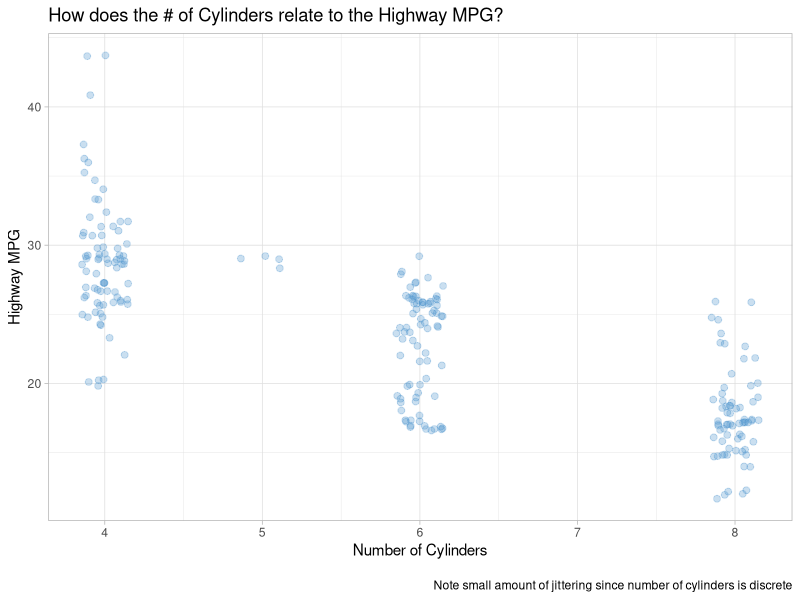
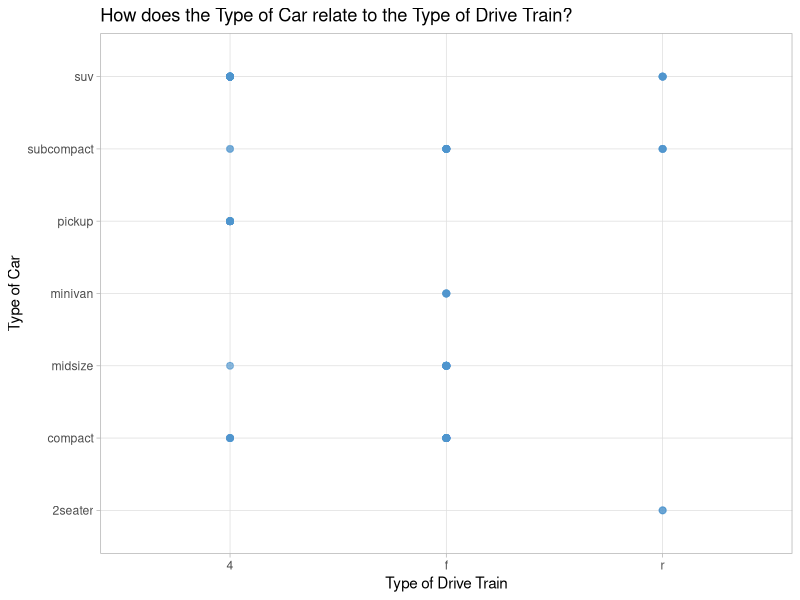
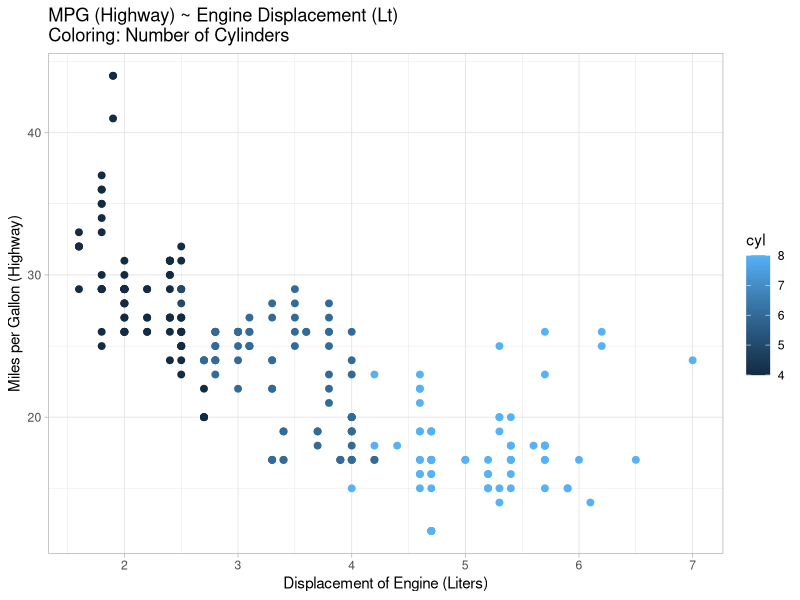
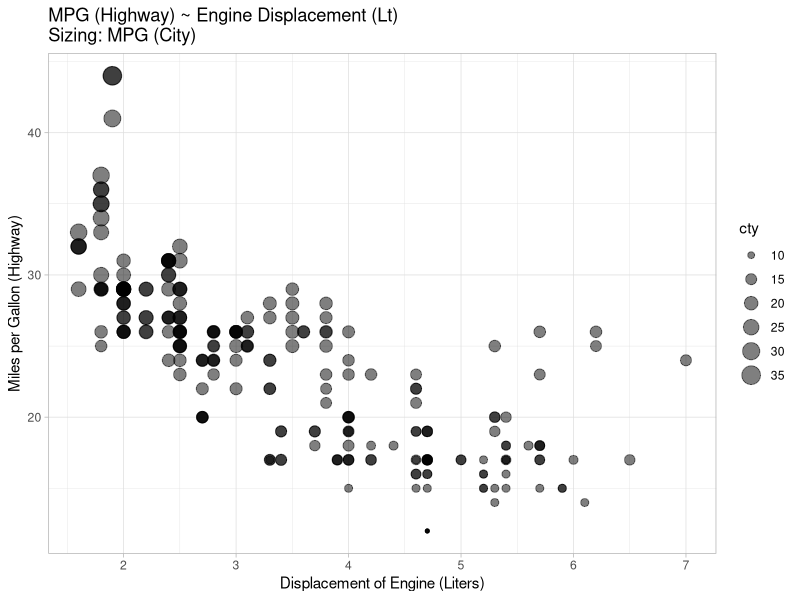
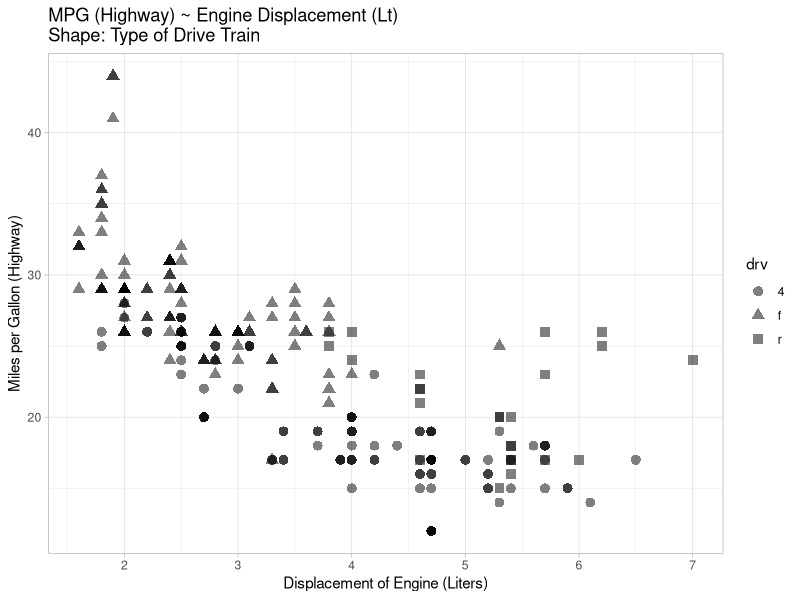
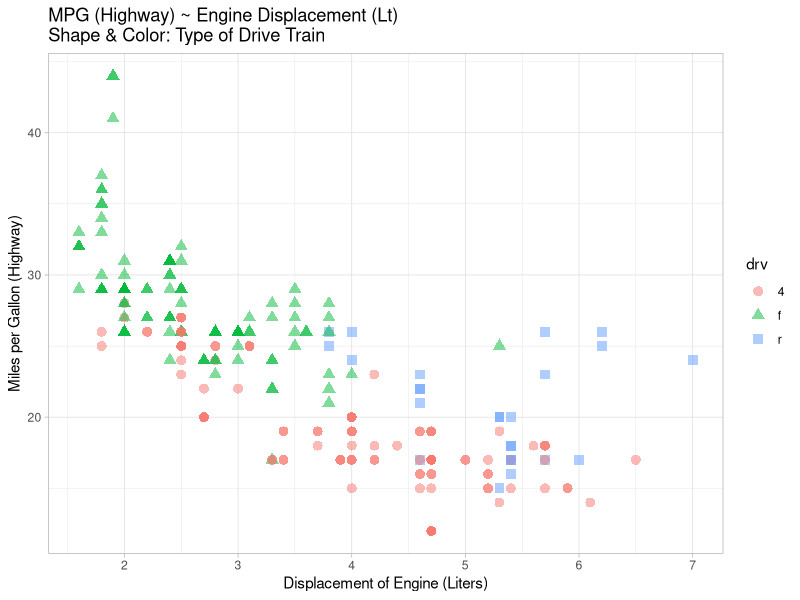
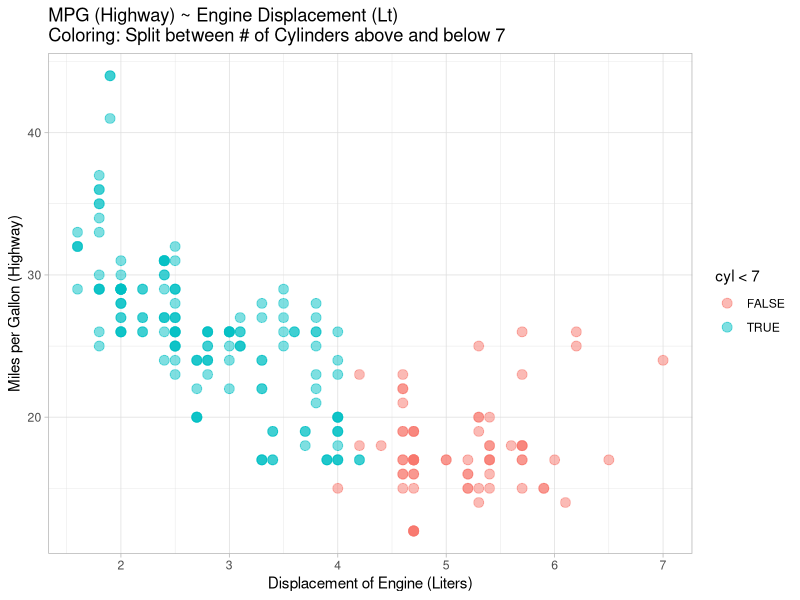
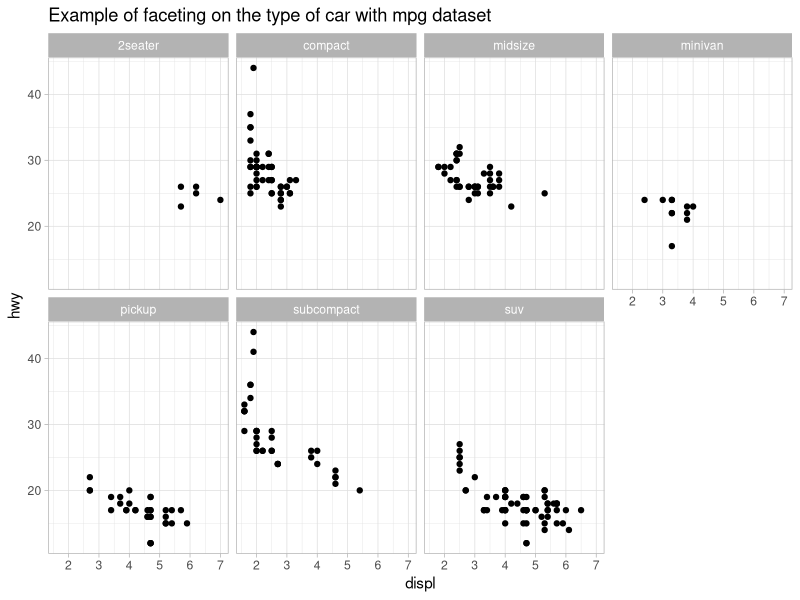

The R source for these figures, in order:
## ---- chunk 1
library(tidyverse) # get tidverse for piping
library(ggthemes) # themes for plots
## ---- chunk 2
theme_set(theme_light()) # set the theme

# ?mpg
mpg %>%
  
  # hwy vs. cyl
  ggplot(aes(x = cyl,
             y = hwy)
         ) +
  
  # add points with a little but of jitter to see overlap
  # since discrete number of cylinders
  geom_jitter(color = 'steelblue3', size = 2, alpha = 0.3,
              width = 0.15) + # add points
  
  # Labels
  labs(title = 'How does the # of Cylinders relate to the Highway MPG?',
       x     = 'Number of Cylinders',
       y     = 'Highway MPG',
       caption = '\nNote small amount of jittering since number of cylinders is discrete') +
  
  theme_get() # get the theme set before
## ---- chunk 3
# ?mpg
mpg %>%
  
  # hwy vs. cyl
  ggplot(aes(x = drv,
             y = class)
         ) +
  
  # add points
  geom_point(color = 'steelblue3', size = 2, alpha = 0.3) + 
  
  # Labels
  labs(title = 'How does the Type of Car relate to the Type of Drive Train?',
       x     = 'Type of Drive Train',
       y     = 'Type of Car') +
  
  theme_get() # get the theme set before
## ---- chunk 4
title_base = 'MPG (Highway) ~ Engine Displacement (Lt)\n'

# Create a base plot defined about with hwy ~ displ
plot_base <- mpg %>%
  
  # hwy vs. cyl
  ggplot(aes(x = displ,
             y = hwy 
             )
         ) +
  
  # Labels
  labs(x     = 'Displacement of Engine (Liters)',
       y     = 'Miles per Gallon (Highway)' ) +
  
  theme_get() # get the theme set before
## ---- chunk 5
plot_base + # Using a plot defined about with hwy ~ displ
  
  # Add mapping and other static aesthetics
  geom_point(aes(color = cyl), size=2) + 
  
  # Update title
  ggtitle(paste0( title_base, 'Coloring: Number of Cylinders' ))
## ---- chunk 6
plot_base + # Using a plot defined about with hwy ~ displ
  
  # Add mapping and other static aesthetics
  geom_point(aes(size = cty), alpha=0.5) + 
  
  # Update title
  ggtitle(paste0( title_base, 'Sizing: MPG (City)' ))
## ---- chunk 7
plot_base + # Using a plot defined about with hwy ~ displ
  
  # Add mapping and other static aesthetics
  geom_point(aes(shape = drv), size=3, alpha=0.5) + 
  
  # Update title
  ggtitle(paste0( title_base, 'Shape: Type of Drive Train' ))
## ---- chunk 8
plot_base + # Using a plot defined about with hwy ~ displ
  
  # Add mapping and other static aesthetics
  geom_point(aes(shape = drv,
                 color = drv
                 ), size=3, alpha=0.5) + 
  
  # Update title
  ggtitle(paste0( title_base, 'Shape & Color: Type of Drive Train' ))
## ---- chunk 9
plot_base + # Using a plot defined about with hwy ~ displ
  
  # Add mapping and other static aesthetics
  geom_point(aes(color = cyl < 7), size=3, alpha=0.5) + 
  
  # Update title
  ggtitle(paste0( title_base, 'Coloring: Split between # of Cylinders above and below 7' ))
## ---- chunk 10
# Code from website 
ggplot(data = mpg) + 
  
  # Create the x/y mapping
  geom_point(mapping = aes(x = displ, y = hwy)) + 
  
  # Facet on type of car
  facet_wrap(~ class, nrow = 2) +
  
  # Title
  ggtitle('Example of faceting on the type of car with mpg dataset') +
  theme_get()
## ---- chunk 11
# Create a base plot defined about with hwy ~ displ
mpg %>%
  
  # hwy vs. cyl
  ggplot( aes(x = displ, y = hwy) ) +
  
  # Labels
  labs(title = 'Reproduced Plot:',
       x     = 'Displacement',
       y     = 'Highway MPG' ) + 
  
  # Color theme: black an white
  theme_bw() +
  
  # The jittered points
  geom_jitter(alpha = 0.25,   # Transparency
              width = 0.25) + # Jittering amount
  
  # Facet on Drive Shaft Type
  facet_grid(. ~ drv) +
  
  # Linear model line
  geom_smooth(method = lm, fill = NA, color = 'black') +
  
  # Loess smoother line
  geom_smooth(method = 'loess')
  
